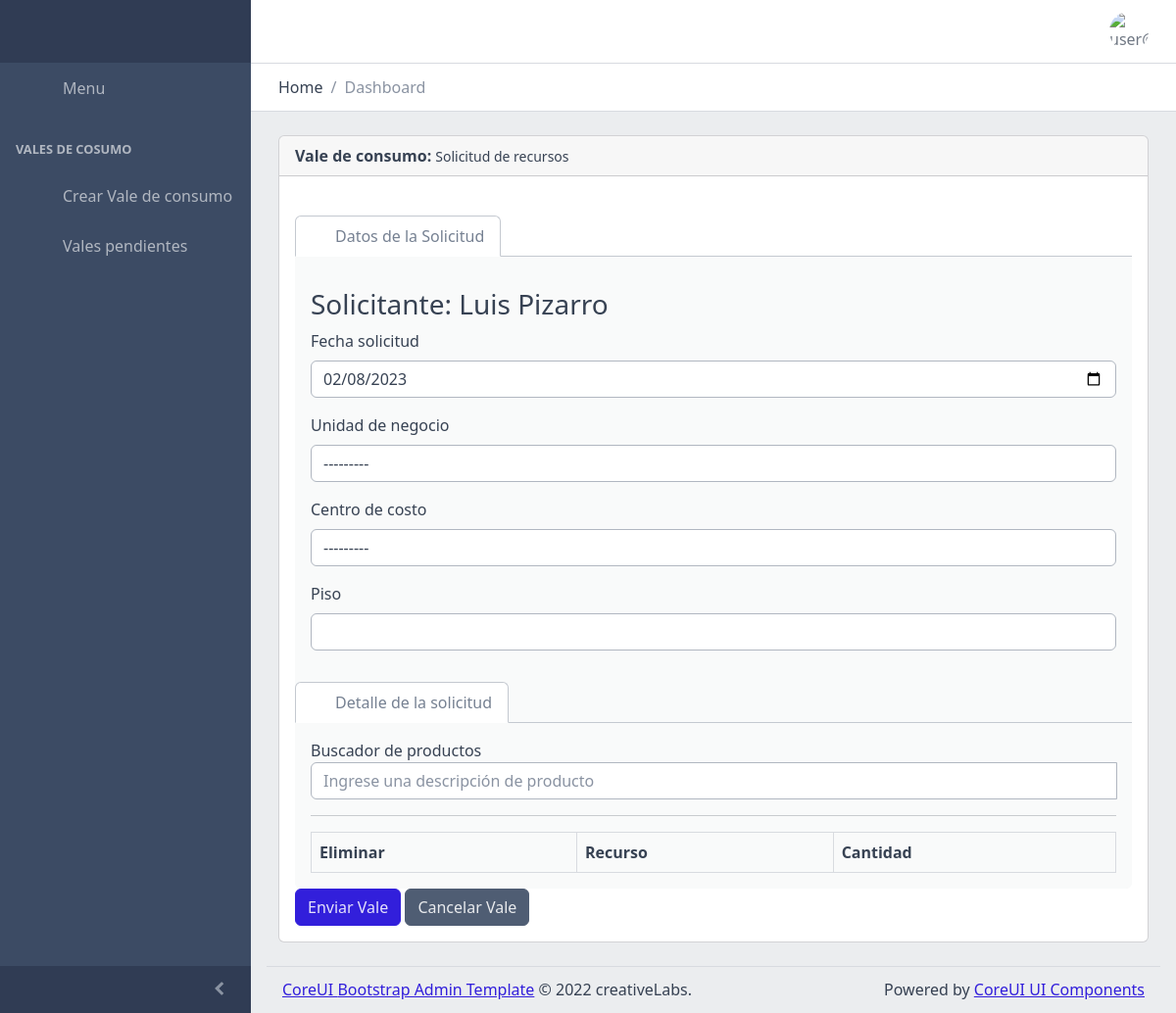
/vale_consumo/crear_solicitud/ (signed in), run on an earlier commit of the app's database.
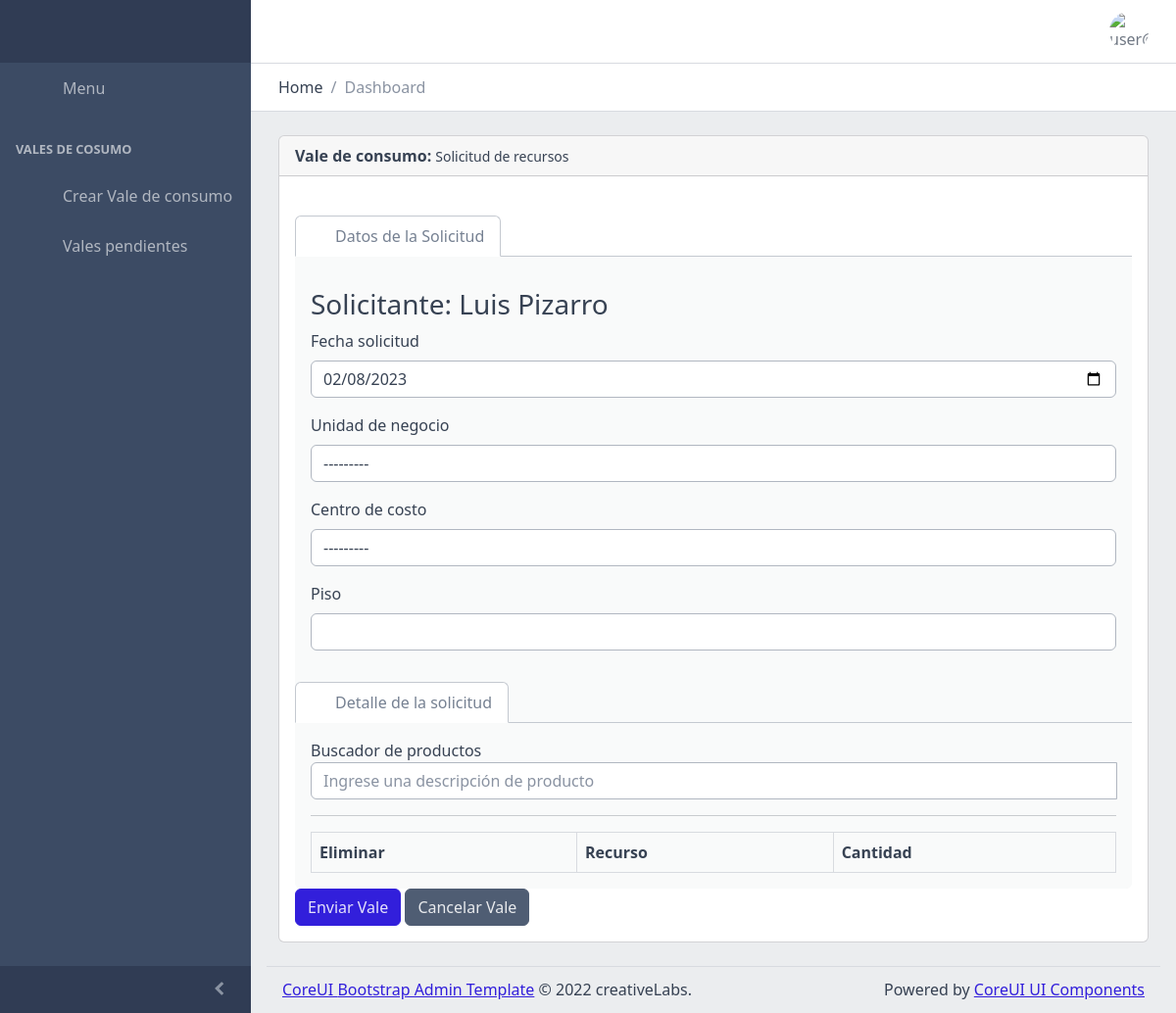
And on a later commit of the database.
### usuario/models.py (models this page shows, shortened)
class Usuario(AbstractBaseUser, PermissionsMixin):
    username = models.CharField('Nombre de usuario', unique=True, max_length=150)
    email = models.EmailField('Correo electrónico', max_length=254, unique=True)
    nombres = models.CharField(' Nombres', max_length=200, blank=True, null=True)
    apellidos = models.CharField('Apellidos', max_length=200, blank=True, null=True)
    grupo = models.CharField(max_length=40, blank=False, null=False, choices=GRUPO_CHOICES, default="")
    is_active = models.BooleanField(default=True)
    is_staff = models.BooleanField(default=False)
    is_superuser = models.BooleanField(default=False)
    objects = UsuarioManager()
    USERNAME_FIELD = 'username'
    REQUIRED_FIELDS = ['email', 'nombres', 'apellidos']

### vale_consumo/models.py (models this page shows, shortened)
class Centro_Costo (models.Model):
    id_centro_costo = models.AutoField(primary_key=True)
    nombre_centro_costo = models.CharField(max_length=100, blank=False, null=False)
    crr = models.IntegerField(blank=False, null=False)
    g_part = models.CharField(max_length=100, blank=False, null=False)
    cc = models.CharField(max_length=100, blank=False, null=False)
    comentario = models.CharField(max_length=100, blank=False, null=False)
    is_active_centro_costo = models.CharField(max_length=10, blank=False, null=False, choices=IS_ACTIVE_CHOICES, default=is_active)
    unidad_negocio = models.ForeignKey(Unidad_Negocio, on_delete=models.CASCADE)
    def __str__(self):
        return self.nombre_centro_costo
    class Meta:
        verbose_name = "Centro de Costo"
        verbose_name_plural = "Centros de Costos"

### vale_consumo/views.py (the view, shortened to what this page needs)
# urls.py: path('crear_solicitud/', login_required(CrearSolicitud.as_view()), name = 'crear_solicitud'),
class CrearSolicitud(CreateView):
    model = Solicitud
    form_class = SolicitudForm
    template_name = 'vale_consumo/crear_vale.html'
    success_url = reverse_lazy('vale_consumo/listar_vale.html')
    @method_decorator(csrf_exempt)
    def dispatch(self, request, *args, **kwargs):
        return super().dispatch(request, *args, **kwargs)
    def get_context_data(self, **kwargs):
        context = super().get_context_data(**kwargs)
        context['action'] = 'add'
        return context

### vale_consumo/models.py (called while the page is built)
    def __str__(self):
        return self.nombre_unidad_negocio

### templates/vale_consumo/crear_vale.html (shortened to what this page needs)
{% extends "pages/base.html" %}
{% load static%}
{% block head %}
<link rel="stylesheet" href="{% static 'datatables-1.10.20/css/dataTables.bootstrap4.min.css' %}"/>
<link rel="stylesheet" href="{% static 'datatables-1.10.20/plugins/responsive-2.2.3/css/responsive.bootstrap4.min.css' %}"/>
<link href="{% static 'jquery-ui-1.12.1/jquery-ui.min.css' %}" rel="stylesheet"/>
<link href="{% static 'select2-4.0.13/css/select2.min.css' %}" rel="stylesheet"/>
<link href="{% static 'select2-4.0.13/css/select2-bootstrap4.min.css' %}" rel="stylesheet"/>
<link href="{% static 'jquery-ui-1.12.1/jquery-ui.min.css' %}" rel="stylesheet"/>
<link href="{% static 'select2-4.0.13/css/select2.min.css' %}" rel="stylesheet"/>
<link href="{% static 'select2-4.0.13/css/select2-bootstrap4.min.css' %}" rel="stylesheet"/>
<link href="{% static 'tempusdominus-bootstrap-4/tempusdominus-bootstrap-4.min.css' %}" rel="stylesheet"/>
<link href="{% static 'bootstrap-touchspin-4.3.0/jquery.bootstrap-touchspin.css' %}" rel="stylesheet"/>
<link rel="stylesheet" href="{% static 'jquery-confirm-v3.3.4/jquery-confirm.min.css' %}">
<link rel="stylesheet" href="{% static 'vendors/simplebar/css/simplebar.css' %}">
<link rel="stylesheet" href="{% static 'css/vendors/simplebar.css' %}">
<link href="{% static 'css/style.css' %}" rel="stylesheet">
<link href="{% static 'bootstrap-touchspin-4.3.0/jquery.bootstrap-touchspin.css' %}" rel="stylesheet"/>
{% endblock head %}
{% block contenido%}
      <div class="row">
        <div class="col-12">
          <div class="card mb-4">
            <div class="card-header"><strong>Vale de consumo:</strong><span class="small ms-1">Solicitud de recursos</span></div>
            <div class="card-body">
              <form method="post">
              <div class="example">
                <ul class="nav nav-tabs" role="tablist">
                  <li class="nav-item"><a class="nav-link active" data-coreui-toggle="tab" href="#preview-719" role="tab">
                      <svg class="icon me-2">
                        <use xlink:href="{% static 'vendors/@coreui/icons/svg/free.svg#cil-media-play' %}"></use>
                      </svg>Datos de la Solicitud</a></li>
                </ul>
                <div class="tab-content rounded-bottom">
                  <div class="tab-pane p-3 active preview" role="tabpanel" id="preview-719">
                    <h3>Solicitante: {{user.nombres}} {{user.apellidos}}</h3>
                    <div class="mb-3">
                      <label class="form-label" for="exampleFormControlInput1">Fecha solicitud</label>
                      {{form.fecha_solicitud}}
                    </div>
                    <div class="mb-3">
                      <label class="form-label" for="exampleFormControlInput1">Unidad de negocio</label>
                      {{form.unidad_negocio}}
                    </div>
                    <div class="mb-3">
                      <label class="form-label" for="exampleFormControlInput1">Centro de costo</label>
                      {{form.id_centro_costo}}
                    </div>
                    <div class="mb-3">
                      <label class="form-label" for="exampleFormControlInput1">Piso</label>
                      {{form.piso}}
                    </div>
                </div>
                <ul class="nav nav-tabs" role="tablist">
                  <li class="nav-item"><a class="nav-link active" data-coreui-toggle="tab" href="#preview-719" role="tab">
                      <svg class="icon me-2">
                        <use xlink:href="{% static 'vendors/@coreui/icons/svg/free.svg#cil-media-play' %}"></use>
                      </svg>Detalle de la solicitud</a></li>
                </ul>
                <div class="tab-content rounded-bottom">
                  <div class="tab-pane p-3 active preview" role="tabpanel" id="preview-719">
                    <div class="form-group">
                      <label>Buscador de productos</label>
                      <div class="input-group">
                          <input type="text" class="form-control" name="search"
                                 placeholder="Ingrese una descripción de producto" autocomplete="off">
                      </div>
                  </div>
                  <hr>
                    <table class="table table-bordered" id="tblProducts">
                      <thead>
                      <tr>
                          <th>Eliminar</th>
                          <th>Recurso</th>
                          <th>Cantidad</th>
                      </tr>
                      </thead>
                  </table>
                  </div>
                </div>
              </div>
              <button type="submit" class="btn btn-primary mr-2">Enviar Vale</button>
              <a href="{% url 'vale_consumo:listar_solicitud' %}" class="btn btn-dark">Cancelar Vale</a>
            </form>
            </div>
          </div>
        </div>
      </div>
{%endblock contenido%}

### templates/pages/base.html (shortened to what this page needs)
{% load static%}
<!DOCTYPE html>
<html lang="en">
  <head>
    {% block head %}{% endblock head %}
  </head>
<body>
    <div class="sidebar sidebar-dark sidebar-fixed" id="sidebar">
      <div class="sidebar-brand d-none d-md-flex">
        <svg class="sidebar-brand-full" width="118" height="46" alt="CoreUI Logo">
          <use xlink:href="{% static 'assets/brand/coreui.svg#full' %}"></use>
        </svg>
      </div>
      <ul class="sidebar-nav" data-coreui="navigation" data-simplebar="">
        <li class="nav-item"><a class="nav-link" href="#">
            <svg class="nav-icon">
              <use xlink:href="{% static 'vendors/@coreui/icons/svg/free.svg#cil-speedometer' %}"></use>
            </svg> Menu</a></li>
        <li class="nav-title">Vales de cosumo</li>
        <li class="nav-item"><a class="nav-link" href="{% url 'vale_consumo:crear_solicitud' %}">
            <svg class="nav-icon">
              <use xlink:href="{% static 'vendors/@coreui/icons/svg/free.svg#cil-drop' %}"></use>
            </svg> Crear Vale de consumo</a></li>
        <li class="nav-item"><a class="nav-link" href="{% url 'vale_consumo:listar_solicitud' %}">
            <svg class="nav-icon">
              <use xlink:href="{% static 'vendors/@coreui/icons/svg/free.svg#cil-pencil' %}"></use>
            </svg> Vales pendientes</a></li>
      </ul>
      <button class="sidebar-toggler" type="button" data-coreui-toggle="unfoldable"></button>
    </div>
    <div class="wrapper d-flex flex-column min-vh-100 bg-light">
      <header class="header header-sticky mb-4">
        <div class="container-fluid">
          <button class="header-toggler px-md-0 me-md-3" type="button" onclick="coreui.Sidebar.getInstance(document.querySelector('#sidebar')).toggle()">
            <svg class="icon icon-lg">
              <use xlink:href="{% static 'vendors/@coreui/icons/svg/free.svg#cil-menu' %}"></use>
            </svg>
          </button>
          <ul class="header-nav ms-3">
            <li class="nav-item dropdown"><a class="nav-link py-0" data-coreui-toggle="dropdown" href="#" role="button" aria-haspopup="true" aria-expanded="false">
                <div class="avatar avatar-md"><img class="avatar-img" src="{% static 'assets/img/avatars/8.jpg' %}" alt="user@email.com"></div>
              </a>
            </li>
          </ul>
        </div>
        <div class="header-divider"></div>
        <div class="container-fluid">
          <nav aria-label="breadcrumb">
            <ol class="breadcrumb my-0 ms-2">
              <li class="breadcrumb-item">
                <span>Home</span>
              </li>
              <li class="breadcrumb-item active"><span>Dashboard</span></li>
            </ol>
          </nav>
        </div>
      </header>
      <div class="body flex-grow-1 px-3">
        <div class="container-lg">
          {% block contenido%}
          {% endblock contenido%}
      <footer class="footer">
        <div><a href="https://coreui.io">CoreUI </a><a href="https://coreui.io">Bootstrap Admin Template</a> © 2022 creativeLabs.</div>
        <div class="ms-auto">Powered by&nbsp;<a href="https://coreui.io/docs/">CoreUI UI Components</a></div>
      </footer>
    </div>
  </body>
</html>

What changed in the data, as far as the page shows it:
added Centro_Costo: unidad_negocio "---------"
